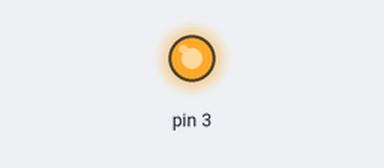
The sketch below on a simulated Arduino Uno, built with avr-gcc and run on an emulated ATmega328P. Shown: output pins drawn as LEDs (lit = HIGH). At 0.1 s the program stops and its outputs stay as they are.

Above: at 0.1 s.
Timing chart, 0 to 1.6 s (numbered marks = the images above):
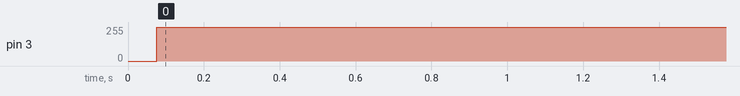

Measured:
- by itself, pin 3: 0/255 → 254/255 at 0.08 s

The sketch:

Analog_Led_Timer0_4.ino
```cpp
#include<avr/io.h>
#include<util/delay.h>
int main()
{
   TCCR2A =(1<<WGM20)|(1<<COM2A1)|(1<<COM2B1);// non inverting
  //  TCCR2A =(1<<WGM20)|(1<<COM2A1)|(1<<COM2A0)|(1<<COM2B1);// inverting
    //  TCCR2A =(1<<WGM21)|(1<<COM2A1)|(1<<COM2A0)|(1<<COM2B1);
    //  TCCR2A =(1<<WGM21)|(1<<COM2A1)|(1<<COM2B1);
    TCCR2B=(1<<CS22);
    DDRD|=(1<<PD3);
   for(int cnt=0;cnt<255;cnt++)
      {
        OCR2B=cnt;
        _delay_us(300);
      }//Working for PD3
  //perfect code 0-5 volts excatly
}
```
